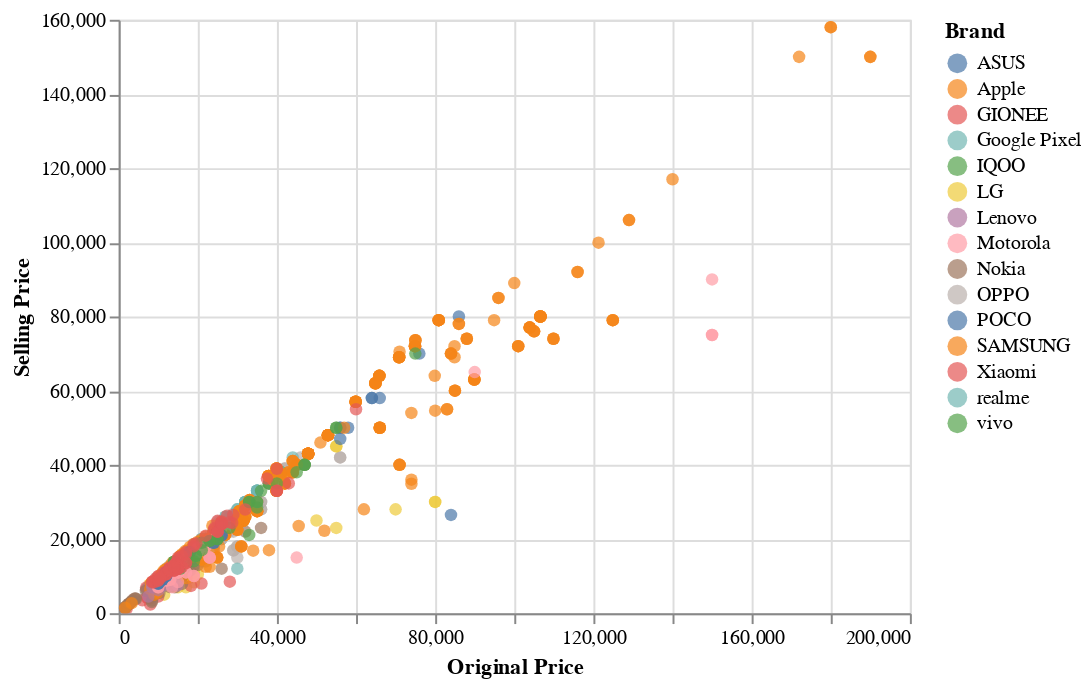

Notebook source saved alongside this figure:
### Code cell
alt.Chart(df).mark_point(filled=True,size=40).encode(
    x='Original Price',
    y='Selling Price',
    color='Brand',
    tooltip=['Brand', 'Selling Price', 'Original Price']
).interactive()

### Figure 1 — Vega-Lite specification as saved in the notebook (floating-point values rounded to 4 significant figures; data arrays with more than 128 entries replaced by an {"elided": "..."} marker saying what was removed)
{"config": {"view": {"continuousWidth": 400, "continuousHeight": 300}}, "data": {"name": "data-d73378b37b0510dd58f03ed057c9fe37"}, "mark": {"type": "point", "filled": true, "size": 40}, "encoding": {"color": {"type": "nominal", "field": "Brand"}, "tooltip": [{"type": "nominal", "field": "Brand"}, {"type": "quantitative", "field": "Selling Price"}, {"type": "quantitative", "field": "Original Price"}], "x": {"type": "quantitative", "field": "Original Price"}, "y": {"type": "quantitative", "field": "Selling Price"}}, "selection": {"selector001": {"type": "interval", "bind": "scales", "encodings": ["x", "y"]}}, "$schema": "https://vega.github.io/schema/vega-lite/v4.8.1.json", "datasets": {"data-d73378b37b0510dd58f03ed057c9fe37": {"elided": "2647 records"}}}
